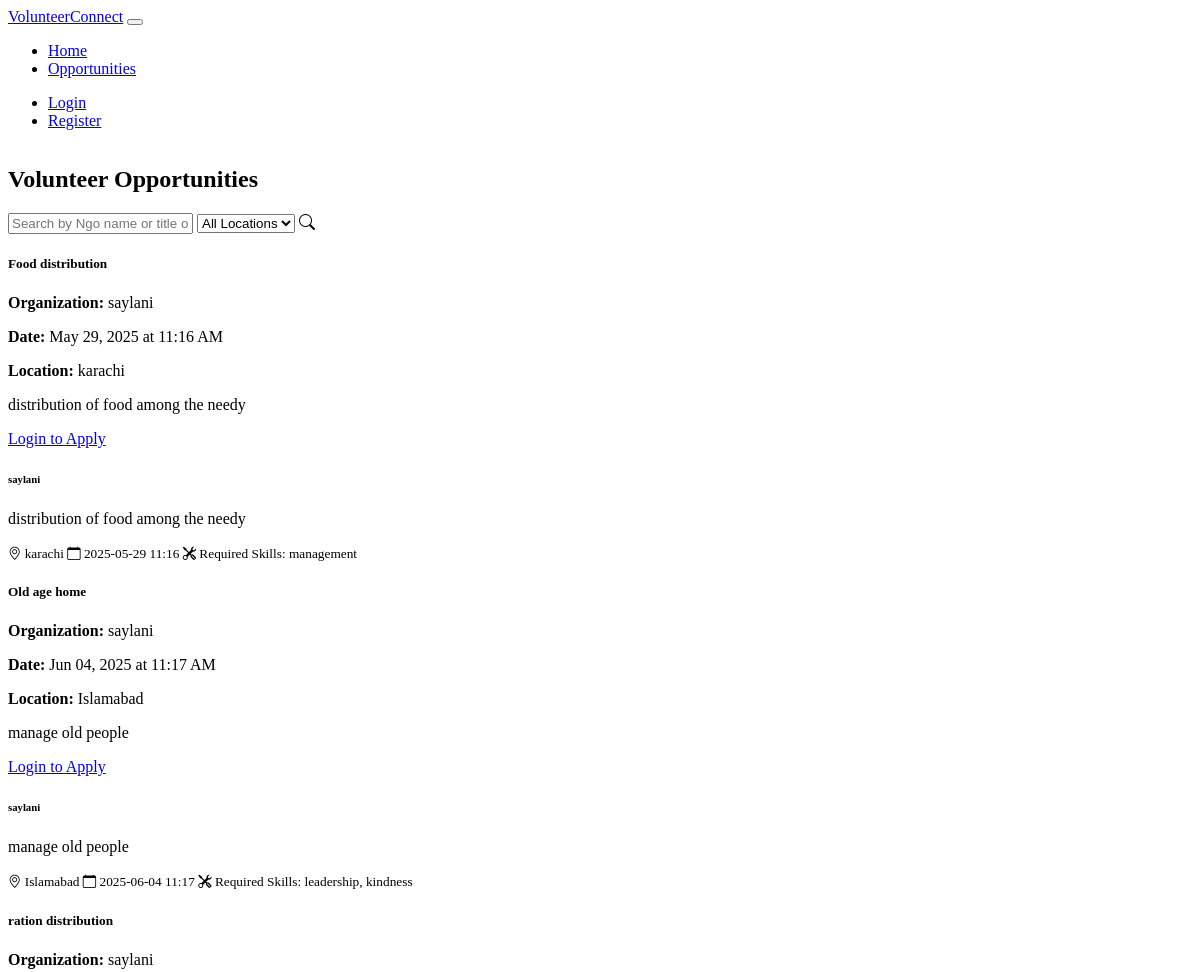
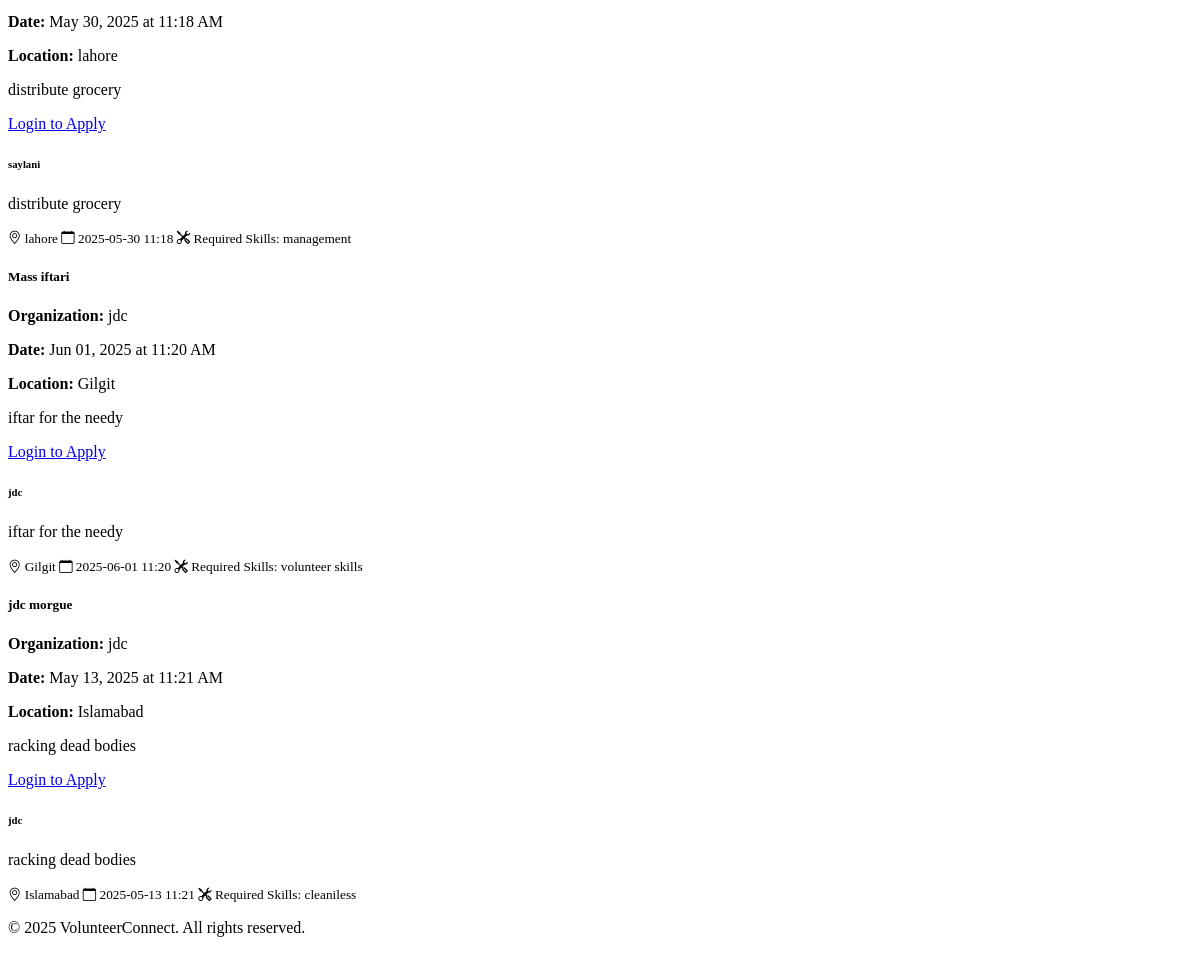
The page /opportunities/opportunities/ on the database its author committed (2 pictures, top to bottom).
### opportunities/models.py (models this page shows)
class Opportunity(models.Model):
    STATUS_CHOICES = [
        ('open', 'Open'),
        ('closed', 'Closed'),
        ('removed', 'Removed'),
    ]
    CONTENT_STATUS_CHOICES = [
        ('active', 'Active'),
        ('flagged', 'Flagged'),
        ('removed', 'Removed'),
    ]
    ngo = models.ForeignKey(NGOProfile, on_delete=models.CASCADE, related_name='opportunities')
    title = models.CharField(max_length=200)
    description = models.TextField()
    location = models.CharField(max_length=200)
    date = models.DateTimeField()
    required_skills = models.CharField(max_length=500, blank=True, null=True)
    status = models.CharField(max_length=20, choices=STATUS_CHOICES, default='open')
    content_status = models.CharField(max_length=20, choices=CONTENT_STATUS_CHOICES, default='active')
    moderation_reason = models.CharField(max_length=100, blank=True, null=True)
    created_at = models.DateTimeField(default=now)
    def __str__(self):
        return self.title

### authentication/models.py (models this page shows, shortened)
class NGOProfile(models.Model):
    user = models.OneToOneField(User, on_delete=models.CASCADE, related_name='ngo_profile')
    organization_name = models.CharField(max_length=200)
    description = models.TextField(blank=True, null=True)
    verified = models.BooleanField(default=False)
    verification_status = models.CharField(
        max_length=20,
        choices=[('pending', 'Pending'), ('approved', 'Approved'), ('rejected', 'Rejected')],
        default='pending'
    )
    rejection_reason = models.CharField(max_length=100, blank=True, null=True)
    verified_at = models.DateTimeField(blank=True, null=True)
    verified_by = models.ForeignKey(User, on_delete=models.SET_NULL, null=True, blank=True, related_name='verified_ngos')

### opportunities/views.py (the view)
# urls.py: path('opportunities/', include('opportunities.urls')),
def opportunities(request):
    opportunities = Opportunity.objects.filter(status='open', content_status='active')
    print("Opportunities in view:", opportunities)  # Debugging
    locations = sorted(set(opportunity.location for opportunity in opportunities))
    return render(request, 'list.html', {
        'opportunities': opportunities,
        'locations': locations
    })

### opportunities/templates/list.html (shortened to what this page needs)
{% extends "base.html" %}
{% load static %}
{% block content %}
<div class="row mb-4">
    <div class="col-md-6">
        <h2>Volunteer Opportunities</h2>
    </div>
    <div class="col-md-6">
        <div class="input-group mb-3">
            <input type="text" id="opportunity-search" class="form-control"
                   placeholder="Search by Ngo name or title or description...">
            <select id="location-filter" class="form-select">
                <option value="">All Locations</option>
            </select>
            <span class="input-group-text">
                <i class="bi bi-search"></i>
            </span>
        </div>
    </div>
</div>
<div class="row g-4">
    {% for opportunity in opportunities %}
    <div class="col-md-6 col-lg-4 opportunity-card" data-location="{{ opportunity.location }}">
        <div class="card h-100 border-primary bg-dark">
            <div class="card-header bg-primary bg-opacity-25 border-primary">
                <h5 class="card-title mb-0">{{ opportunity.title }}</h5>
            </div>
            <div class="card-body">
                <p class="mb-2"><strong>Organization:</strong> {{ opportunity.ngo.organization_name }}</p>
                <p class="mb-2"><strong>Date:</strong> {{ opportunity.date|date:"M d, Y \a\t h:i A" }}</p>
                <p class="mb-2"><strong>Location:</strong> {{ opportunity.location }}</p>
                <p class="mb-3">{{ opportunity.description|truncatechars:150 }}</p>
                <div class="d-flex justify-content-between">
                    {% if user.is_authenticated %}
                        {% if user.role == "volunteer" %}
                            <a href="{% url 'applications:apply_opportunity' opportunity.id %}"
                               class="btn btn-primary">
                                <i class="bi bi-check-circle"></i> Apply Now
                            </a>
                            {% elif user.is_authenticated and user.ngo_profile and opportunity.ngo == user.ngo_profile %}
                            <a href="{% url 'applications:manage_opportunity' opportunity.id %}"
                               class="btn btn-warning">
                                <i class="bi bi-clipboard-check"></i> Manage Applications
                            </a>
                        {% endif %}
                    {% else %}
                        <a href="{% url 'authentication:login' %}" class="btn btn-outline-primary">
                            Login to Apply
                        </a>
                    {% endif %}
                </div>
            </div>
            <div class="card-body">
                <h6 class="card-subtitle mb-2 text-info">
                    {{ opportunity.ngo.organization_name }}
                </h6>
                <p class="card-text">{{ opportunity.description }}</p>
                <div class="mb-3">
                    <small class="text-muted d-block">
                        <i class="bi bi-geo-alt text-info"></i> {{ opportunity.location }}
                    </small>
                    <small class="text-muted d-block">
                        <i class="bi bi-calendar text-info"></i> {{ opportunity.date|date:"Y-m-d H:i" }}
                    </small>
                    {% if opportunity.required_skills %}
                    <small class="text-muted d-block">
                        <i class="bi bi-tools text-info"></i> Required Skills: {{ opportunity.required_skills }}
                    </small>
                    {% endif %}
                </div>
            </div>
        </div>
    </div>
    {% empty %}
    <div class="col-12 text-center">
        <p>No opportunities available at the moment.</p>
    </div>
    {% endfor %}
</div>
{% endblock %}

### static/css/custom.css (style rules this page uses)
html, body { height: 100%; }

### rows shown on the page
Opportunity: title "Food distribution", ngo.organization_name "saylani", date "May 29, 2025 at 11:16 AM", location "karachi", description "distribution of food among the needy", date "2025-05-29 11:16", required_skills "management"
Opportunity: title "Old age home", ngo.organization_name "saylani", date "Jun 04, 2025 at 11:17 AM", location "Islamabad", description "manage old people", date "2025-06-04 11:17", required_skills "leadership, kindness"
Opportunity: title "ration distribution", ngo.organization_name "saylani", date "May 30, 2025 at 11:18 AM", location "lahore", description "distribute grocery", date "2025-05-30 11:18", required_skills "management"
Opportunity: title "Mass iftari", ngo.organization_name "jdc", date "Jun 01, 2025 at 11:20 AM", location "Gilgit", description "iftar for the needy", date "2025-06-01 11:20", required_skills "volunteer skills"
Opportunity: title "jdc morgue", ngo.organization_name "jdc", date "May 13, 2025 at 11:21 AM", location "Islamabad", description "racking dead bodies", date "2025-05-13 11:21", required_skills "cleaniless"
